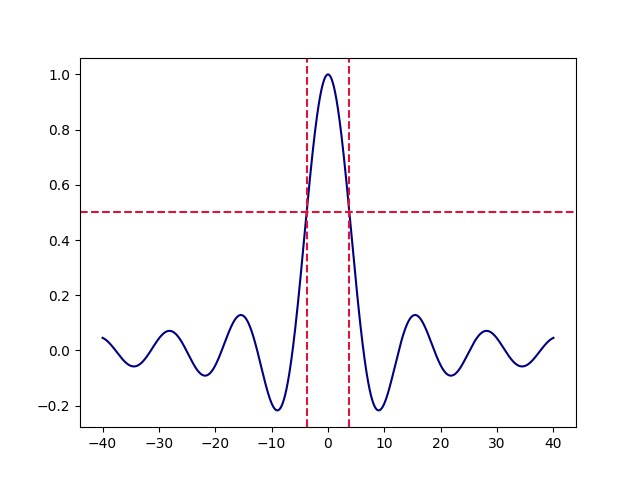

Generate this figure with Python:
import numpy as np
import matplotlib.pyplot as plt

N = 10000
x = np.linspace(-2, 2, N)
R = 0.5

W = np.where(np.abs(x) < R, 1, 0)

W = W

plt.plot(W)
plt.show()

k = np.linspace(-40, 40, 10000)

W_f = 2/k*np.sin(R*k)
Wmax = 2*R
half_idx = np.argmin(np.abs(Wmax/2 - W_f))

plt.plot(k, W_f, c="navy")
plt.axvline(x=k[half_idx], ls="--", c="crimson")
plt.axvline(x=-k[half_idx], ls="--", c="crimson")
plt.axhline(y=Wmax/2, ls="--", c="crimson")
plt.savefig("tophat.png")

